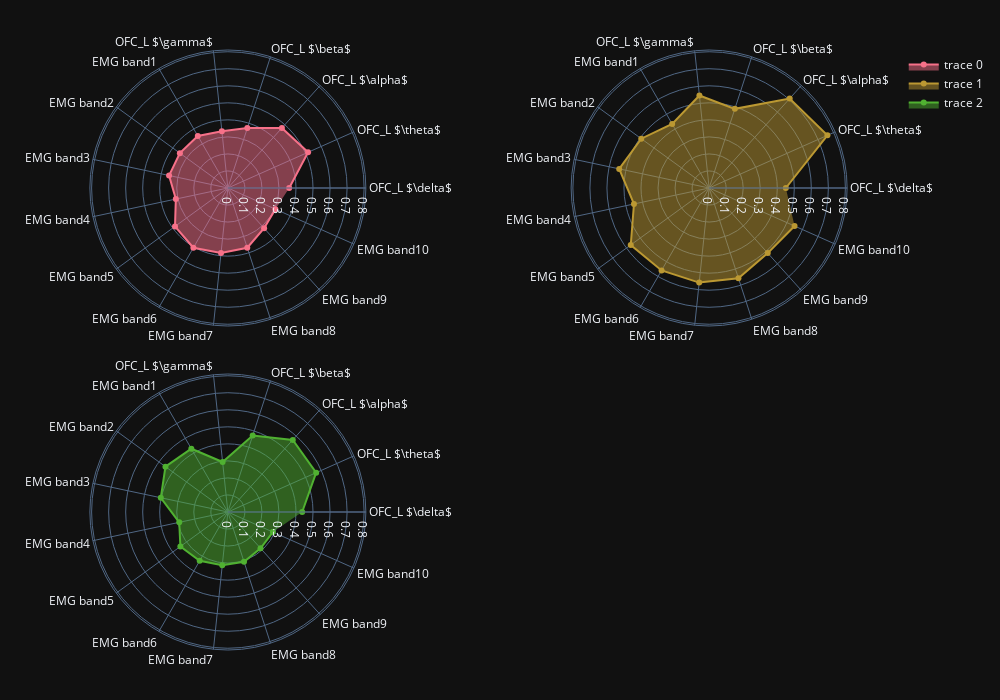

The code cell stored with this chart in its notebook:
### Markdown cell above
### Show cluster insights

### Code cell
plot_clusters(df_plot_wo_outliers)
cluster_info = plot_radars(df_numeric_wo_outliers, df_plot_wo_outliers)

### Figure 1 — Plotly figure (JSON) as saved in the notebook; plotly's stock layout.template omitted (floating-point values rounded to 4 significant figures)
{"data": [{"fill": "toself", "r": [0.3601, 0.5156, 0.4742, 0.3701, 0.3354, 0.3531, 0.3481, 0.353, 0.3123, 0.3837, 0.405, 0.384, 0.3688, 0.3181, 0.3055], "theta": ["OFC_L $\\delta$", "OFC_L $\\theta$", "OFC_L $\\alpha$", "OFC_L $\\beta$", "OFC_L $\\gamma$", "EMG band1", "EMG band2", "EMG band3", "EMG band4", "EMG band5", "EMG band6", "EMG band7", "EMG band8", "EMG band9", "EMG band10"], "type": "scatterpolar", "subplot": "polar"}, {"fill": "toself", "r": [0.4504, 0.7602, 0.7067, 0.4886, 0.5462, 0.4343, 0.4927, 0.54, 0.4512, 0.5689, 0.5587, 0.5584, 0.5567, 0.5144, 0.549], "theta": ["OFC_L $\\delta$", "OFC_L $\\theta$", "OFC_L $\\alpha$", "OFC_L $\\beta$", "OFC_L $\\gamma$", "EMG band1", "EMG band2", "EMG band3", "EMG band4", "EMG band5", "EMG band6", "EMG band7", "EMG band8", "EMG band9", "EMG band10"], "type": "scatterpolar", "subplot": "polar2"}, {"fill": "toself", "r": [0.4364, 0.5676, 0.5697, 0.4719, 0.295, 0.4289, 0.4529, 0.4026, 0.2919, 0.3446, 0.3308, 0.3144, 0.3069, 0.2867, 0.2893], "theta": ["OFC_L $\\delta$", "OFC_L $\\theta$", "OFC_L $\\alpha$", "OFC_L $\\beta$", "OFC_L $\\gamma$", "EMG band1", "EMG band2", "EMG band3", "EMG band4", "EMG band5", "EMG band6", "EMG band7", "EMG band8", "EMG band9", "EMG band10"], "type": "scatterpolar", "subplot": "polar3"}], "layout": {"polar": {"domain": {"x": [0.0, 0.425], "y": [0.54, 1.0]}, "radialaxis": {"range": [0, 0.8102]}}, "polar2": {"domain": {"x": [0.575, 1.0], "y": [0.54, 1.0]}, "radialaxis": {"range": [0, 0.8102]}}, "polar3": {"domain": {"x": [0.0, 0.425], "y": [0.0, 0.46]}, "radialaxis": {"range": [0, 0.8102]}}, "polar4": {"domain": {"x": [0.575, 1.0], "y": [0.0, 0.46]}, "radialaxis": {"range": [0, 0.8102]}}, "margin": {"l": 50, "r": 50, "t": 50, "b": 50}, "height": 700, "width": 1000, "showlegend": true, "colorway": ["#f77189", "#bb9832", "#50b131", "#36ada4", "#3ba3ec", "#e866f4"]}}
